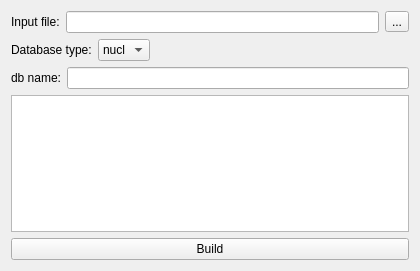
<?xml version="1.0" encoding="UTF-8"?>
<ui version="4.0">
 <class>Form_make_db</class>
 <widget class="QWidget" name="Form_make_db">
  <property name="geometry">
   <rect>
    <x>0</x>
    <y>0</y>
    <width>420</width>
    <height>271</height>
   </rect>
  </property>
  <property name="windowTitle">
   <string>MakeBlastDB</string>
  </property>
  <layout class="QVBoxLayout" name="verticalLayout_2">
   <item>
    <layout class="QVBoxLayout" name="verticalLayout">
     <item>
      <layout class="QHBoxLayout" name="horizontalLayout_2">
       <item>
        <widget class="QLabel" name="label_file">
         <property name="text">
          <string>Input file:</string>
         </property>
        </widget>
       </item>
       <item>
        <widget class="QLineEdit" name="lineEdit_input"/>
       </item>
       <item>
        <widget class="QToolButton" name="toolButton_input">
         <property name="text">
          <string>...</string>
         </property>
        </widget>
       </item>
      </layout>
     </item>
     <item>
      <layout class="QHBoxLayout" name="horizontalLayout">
       <item>
        <widget class="QLabel" name="label_dbtype">
         <property name="text">
          <string>Database type:</string>
         </property>
        </widget>
       </item>
       <item>
        <widget class="QComboBox" name="comboBox">
         <item>
          <property name="text">
           <string>nucl</string>
          </property>
         </item>
         <item>
          <property name="text">
           <string>prot</string>
          </property>
         </item>
        </widget>
       </item>
       <item>
        <spacer name="horizontalSpacer_2">
         <property name="orientation">
          <enum>Qt::Horizontal</enum>
         </property>
         <property name="sizeHint" stdset="0">
          <size>
           <width>40</width>
           <height>20</height>
          </size>
         </property>
        </spacer>
       </item>
      </layout>
     </item>
     <item>
      <layout class="QHBoxLayout" name="horizontalLayout_3">
       <item>
        <widget class="QLabel" name="label_outfile">
         <property name="text">
          <string>db name:</string>
         </property>
        </widget>
       </item>
       <item>
        <widget class="QLineEdit" name="lineEdit_out"/>
       </item>
      </layout>
     </item>
     <item>
      <widget class="QPlainTextEdit" name="plainTextEdit_out"/>
     </item>
     <item>
      <widget class="QPushButton" name="pushButton_build">
       <property name="text">
        <string>Build</string>
       </property>
      </widget>
     </item>
    </layout>
   </item>
  </layout>
 </widget>
 <resources/>
 <connections/>
</ui>
